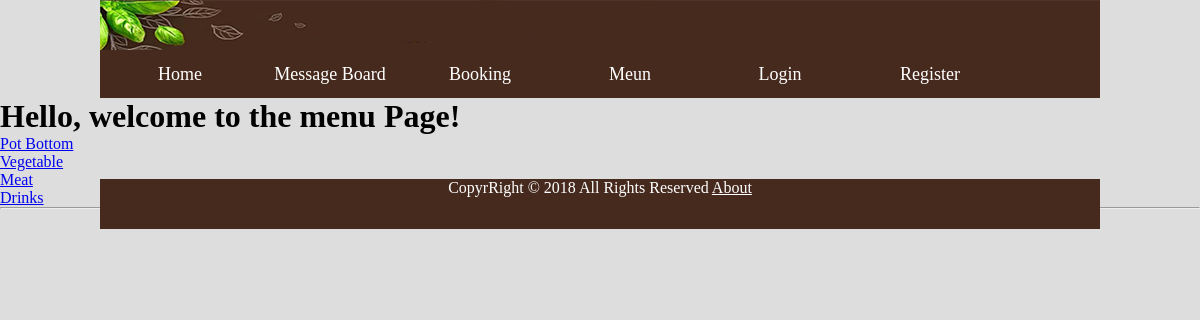
Screenshot of /HotPotWebsite/menu/ with the database file from the repository.
### HotPotWebsite/models.py (models this page shows, shortened)
class MenuCategory(models.Model):
    name = models.CharField(max_length=128, unique=True)
    slug = models.SlugField(unique=True)
    class Meta:
        verbose_name_plural = 'categories'

### HotPotWebsite/views.py (the view)
def menu(request):
    category_list = MenuCategory.objects.all
    context_dict = {'categories': category_list}
    return render(request, 'HotPotWebsite/menu.html', context_dict)

### templates/HotPotWebsite/menu.html
{% extends 'HotPotWebsite/base.html' %}
{% load staticfiles %}
{% block body_block %}
    <h1> Hello, welcome to the menu Page!</h1>
        {% if categories %}
            {% for category in categories %}
                <li><a href="/HotPotWebsite/category/{{category.slug}}">{{category.name}}</a></li>
            {% endfor %}
        {% else %}
            <strong> We do not want to open today! </strong>
        {% endif %}
{% endblock %}

### static/style/css.css (style rules this page uses)
body { background-color:#DDD; }
* { margin:0; padding:0; list-style:none; }

### rows the page displays
MenuCategory: name "Pot Bottom"
MenuCategory: name "Vegetable"
MenuCategory: name "Meat"
MenuCategory: name "Drinks"
